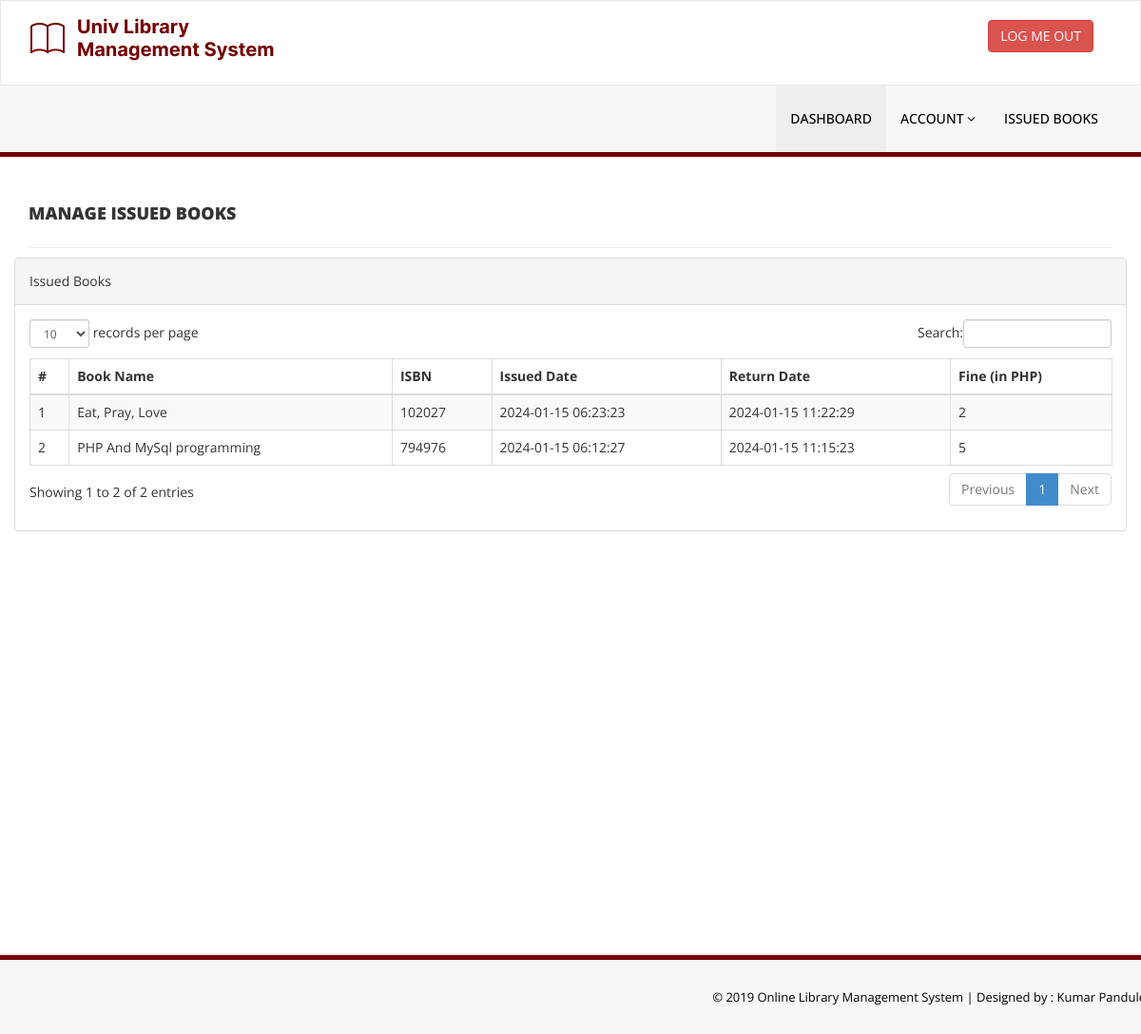
/library/issued-books.php (signed in), run on the app's committed database.
### tables this page shows
CREATE TABLE `tblissuedbookdetails` (
  `id` int(11) NOT NULL,
  `BookId` int(11) DEFAULT NULL,
  `StudentID` varchar(150) DEFAULT NULL,
  `IssuesDate` timestamp NULL DEFAULT current_timestamp(),
  `ReturnDate` timestamp NULL DEFAULT NULL ON UPDATE current_timestamp(),
  `RetrunStatus` int(1) DEFAULT NULL,
  `fine` int(11) DEFAULT NULL
);

CREATE TABLE `tblbooks` (
  `id` int(11) NOT NULL,
  `BookName` varchar(255) DEFAULT NULL,
  `CatId` int(11) DEFAULT NULL,
  `AuthorId` int(11) DEFAULT NULL,
  `ISBNNumber` int(11) DEFAULT NULL,
  `BookPrice` int(11) DEFAULT NULL,
  `RegDate` timestamp NULL DEFAULT current_timestamp(),
  `UpdationDate` timestamp NULL DEFAULT NULL ON UPDATE current_timestamp()
);

### library/issued-books.php (the view, shortened to what this page needs)
<?php
include('includes/config.php');
if(strlen($_SESSION['login'])==0)
    {
header('location:index.php');
}
else{
    ?>
<!DOCTYPE html>
<html xmlns="http://www.w3.org/1999/xhtml">
<head>
    <link href="assets/css/bootstrap.css" rel="stylesheet" />
    <link href="assets/css/font-awesome.css" rel="stylesheet" />
    <link href="assets/js/dataTables/dataTables.bootstrap.css" rel="stylesheet" />
    <link href="assets/css/style.css" rel="stylesheet" />
</head>
<body>
<?php include('includes/header.php');?>
    <div class="content-wrapper">
         <div class="container">
        <div class="row pad-botm">
            <div class="col-md-12">
                <h4 class="header-line">Manage Issued Books</h4>
    </div>
            <div class="row">
                <div class="col-md-12">
                    <div class="panel panel-default">
                        <div class="panel-heading">
                          Issued Books
                        </div>
                        <div class="panel-body">
                            <div class="table-responsive">
                                <table class="table table-striped table-bordered table-hover" id="dataTables-example">
                                    <thead>
                                        <tr>
                                            <th>#</th>
                                            <th>Book Name</th>
                                            <th>ISBN </th>
                                            <th>Issued Date</th>
                                            <th>Return Date</th>
                                            <th>Fine (in PHP)</th>
                                        </tr>
                                    </thead>
                                    <tbody>
<?php
$sid=$_SESSION['stdid'];
$sql="SELECT tblbooks.BookName,tblbooks.ISBNNumber,tblissuedbookdetails.IssuesDate,tblissuedbookdetails.ReturnDate,tblissuedbookdetails.id as rid,tblissuedbookdetails.fine from  tblissuedbookdetails join tblstudents on tblstudents.StudentId=tblissuedbookdetails.StudentId join tblbooks on tblbooks.id=tblissuedbookdetails.BookId where tblstudents.StudentId=:sid order by tblissuedbookdetails.id desc";
$query = $dbh -> prepare($sql);
$query-> bindParam(':sid', $sid, PDO::PARAM_STR);
$query->execute();
$results=$query->fetchAll(PDO::FETCH_OBJ);
$cnt=1;
if($query->rowCount() > 0)
{
foreach($results as $result)
{               ?>
                                        <tr class="odd gradeX">
                                            <td class="center"><?php echo htmlentities($cnt);?></td>
                                            <td class="center"><?php echo htmlentities($result->BookName);?></td>
                                            <td class="center"><?php echo htmlentities($result->ISBNNumber);?></td>
                                            <td class="center"><?php echo htmlentities($result->IssuesDate);?></td>
                                            <td class="center"><?php if($result->ReturnDate=="")
                                            {?>
                                            <span style="color:red">
                                             <?php   echo htmlentities("Not Return Yet"); ?>
                                                </span>
                                            <?php } else {
                                            echo htmlentities($result->ReturnDate);
                                        }
                                            ?></td>
                                              <td class="center"><?php echo htmlentities($result->fine);?></td>
                                        </tr>
 <?php $cnt=$cnt+1;}} ?>
                                    </tbody>
                                </table>
                            </div>
                        </div>
                    </div>
                </div>
            </div>
    </div>
    </div>
    </div>
  <?php include('includes/footer.php');?>
</body>
</html>
<?php } ?>

### library/assets/css/style.css (style rules this page uses)
body { font-family: 'Open Sans', sans-serif; line-height:28px; }
.content-wrapper { margin-top: 40px; min-height:800px; padding-bottom:90px; }
.header-line { font-weight:900; padding-bottom:25px; border-bottom:1px solid #eeeeee; text-transform:uppercase; }
.pad-botm { padding-bottom:30px; }

### data on the page
tblissuedbookdetails: BookId.BookName "Eat, Pray, Love", BookId.ISBNNumber "102027", IssuesDate "2024-01-15 06:23:23", ReturnDate "2024-01-15 11:22:29", fine "2"
tblissuedbookdetails: BookId.BookName "PHP And MySql programming", BookId.ISBNNumber "794976", IssuesDate "2024-01-15 06:12:27", ReturnDate "2024-01-15 11:15:23", fine "5"
